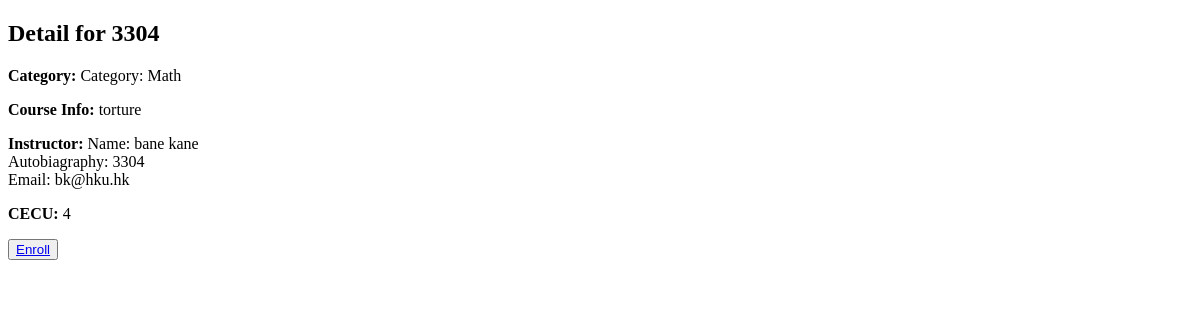
The page /system/view/8/browseCourse/detail/1/ on the database as committed earlier.
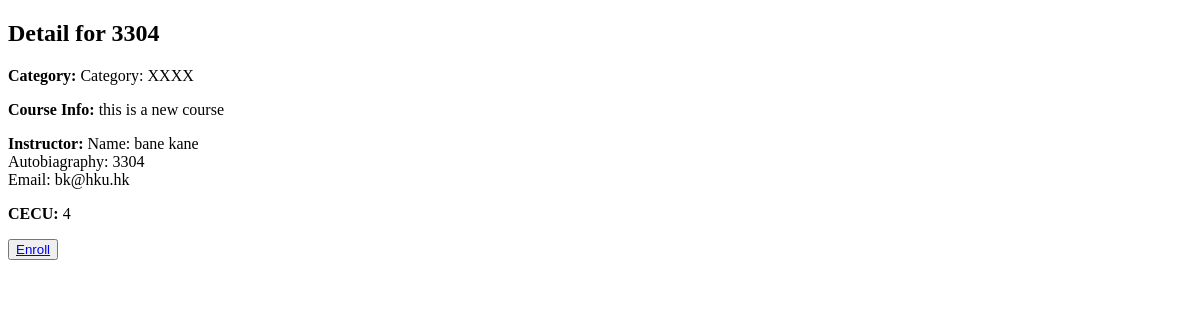
The same page on the database as committed later.
### system/models.py (models this page shows, shortened)
class Course(models.Model):
	instructor = models.ForeignKey(Instructor, on_delete=models.CASCADE)
	category = models.ForeignKey(Category,on_delete=models.CASCADE)
	title = models.CharField(max_length=200)
	description = models.TextField()
	CECU_value = models.IntegerField()
	STATUS = (
		(0,'Open'),
		(1,'Pending'),
		(2,'Closed'),
	)
	status = models.IntegerField(choices=STATUS)

class Category(models.Model):
	name=models.CharField(max_length=200)
	description=models.TextField()
	def __str__(self):
		return f'Category: {self.name}'

### system/views.py (the view)
# urls.py: path('view/<int:learner_id>/browseCourse/detail/<int:course_id>/', views.viewCourseDetail, name='viewCourseDetail'),
def viewCourseDetail(request, **kwargs):
	template = loader.get_template("courseDetail.html")
	course = Course.objects.filter(id=kwargs['course_id'])[0]
	is_enrolled = Enroll.objects.filter(course__id=kwargs['course_id'], learner_id=kwargs['learner_id'])
	instructor = Instructor.objects.filter(id=course.instructor.id)[0]
	learner = Learner.objects.filter(id=kwargs['learner_id'])[0]
	if len(is_enrolled)>0:
		disabled = True
	else:
		disabled = False
	context = {
		'course': course,
		'disabled': disabled,
		'instructor': instructor,
		'learner': learner
	}
	return HttpResponse(template.render(context, request))

### templates/studyModule/courseDetail.html (shortened to what this page needs)
<!DOCTYPE html>
<head>
</head>
<body>
  <h2>Detail for {{course.title}}</h2>
  <p><b>Category:</b> {{course.category}}</p>
  <p><b>Course Info:</b> {{course.description}}</p>
  <p><b>Instructor:</b>
    Name: {{instructor.first_name}} {{instructor.last_name}}<br>
    Autobiagraphy: {{instructor.autobiagraphy}}<br>
    Email: {{instructor.email}}<br>
  </p>
  <p><b>CECU: </b>{{course.CECU_value}}</p>
  <button id="enroll" data-disabled="{{disabled}}"><a href="/system/view/{{learner.id}}/enrollInCourse/{{course.id}}/">Enroll</a></button>
</body>

Rows that differ between the two databases and show on the page:
changed Course: category "Category: Math" → "Category: XXXX"; description "torture" → "this is a new course"
